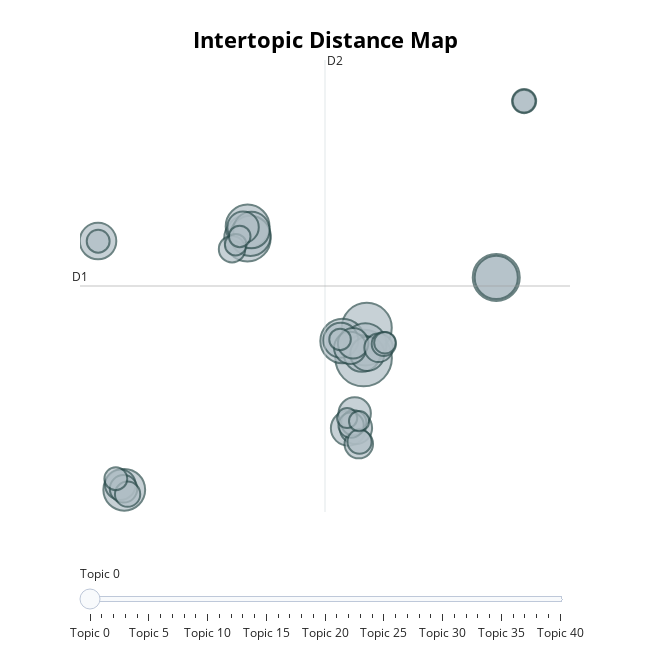

The code cell stored with this chart in its notebook:
### Code cell
model.visualize_topics(top_n_topics=50)

### Figure 1 — Plotly figure (JSON) as saved in the notebook; plotly's stock layout.template omitted (floating-point values rounded to 4 significant figures)
{"data": [{"customdata": [[0, "ty | trend | resistance | term | for", 55], [1, "journal | nance | nancial | psics | economics", 43], [2, "usteri | tables | subse | mtns | hts", 38], [3, "racer | ya | ep | learni | us", 37], [4, "st | et | vt | gt | dt", 34], [5, "intellence | nature | articial | li | gut", 33], [6, "subse | mtns | tables | hts | uster", 32], [7, "time | price | elori | assic | keltner", 31], [8, "tg | researcr | an | for | at", 30], [9, "is | yu | sha | rank | so", 28], [10, "eq | ki | ui | multiplayer | page", 23], [11, "trefore | consequently | occur | alice | ined", 23], [12, "du | lea | alla | torem | proof", 23], [13, "ft | gt | ws | dx | vt", 21], [14, "xl | el | pr | pl | rule", 21], [15, "only | mr | bonacci | oid | errors", 20], [16, "schools | implied | exa | for | fbe", 18], [17, "xt | ws | aelic | fs | xs", 18], [18, "ry | quantum | ptrow | psics | scar", 18], [19, "cancer | cell | lima | esophageal | prostate", 17], [20, "guet | sot | ppeso | da | rd", 16], [21, "ffn | yr | geometrical | fffn | pure", 16], [22, "var | bridge | winner | royal | society", 14], [23, "ti | xi | wi | tti | ft", 14], [24, "lta | cash | dollars | note | supply", 13], [25, "limo | corse | ice | society | royal", 12], [26, "mark | lipschitz | lp | seonent | assumptns", 11], [27, "chara | rca | bart | patria | ale", 11], [28, "problem | ansr | solut | iproblem | cars", 11], [29, "table | mt | consistent | mtn | quartz", 10], [30, "probabity | mea | variabity | placement | yj", 10], [31, "zi | si | bi | yi | vi", 10], [32, "eq | leymaka | pq | pad | aat", 9], [33, "table | hts | mt | usteri | years", 9], [34, "telecom | gaa | vivendi | euros | france", 9], [35, "tx | ts | te | rec | givrec", 8], [36, "corvee | kei | socorvee | ys | hou", 8], [37, "wins | loss | max | wimax | dowalma", 8], [38, "snature | terry | lns | arriva | maez", 8], [39, "ci | hj | mj | xj | lf", 7], [40, "vessel | tse | ke | after | ufor", 7]], "hovertemplate": "<b>Topic %{customdata[0]}</b><br>%{customdata[1]}<br>Size: %{customdata[2]}", "legendgroup": "", "marker": {"color": "#B0BEC5", "line": {"color": "DarkSlateGrey", "width": 2}, "size": [55, 43, 38, 37, 34, 33, 32, 31, 30, 28, 23, 23, 23, 21, 21, 20, 18, 18, 18, 17, 16, 16, 14, 14, 13, 12, 11, 11, 11, 10, 10, 10, 9, 9, 9, 8, 8, 8, 8, 7, 7], "sizemode": "area", "sizeref": 0.03438, "symbol": "circle"}, "mode": "markers", "name": "", "orientation": "v", "showlegend": false, "type": "scatter", "x": [8.881, 9.074, 16.98, 1.789, 7.596, 1.798, 16.98, 8.986, -5.733, 1.969, -7.335, 8.78, 2.031, 7.488, 7.951, 9.109, 8.412, 8.338, 8.065, 1.521, 8.242, -5.973, 9.798, 8.587, -5.777, 0.8484, 8.281, 8.118, -5.53, 18.68, 10.11, 8.631, -7.326, 18.68, -6.249, 7.443, 1.07, 10.18, 1.317, 7.878, 8.605], "xaxis": "x", "y": [0.7982, 2.207, 4.548, 6.37, 1.59, 6.919, 4.548, 1.436, -5.325, 6.483, 6.24, 1.009, 6.75, 1.626, -2.466, 0.9967, -2.45, -1.772, 1.274, 6.881, 1.489, -5.085, 1.276, -3.201, -5.281, 5.862, -2.21, -2.321, -5.528, 12.74, 1.456, -3.087, 6.231, 12.74, -4.809, 1.665, 6.071, 1.513, 6.454, -1.989, -2.133], "yaxis": "y"}], "layout": {"annotations": [{"showarrow": false, "text": "D1", "x": -8.435, "y": 4.15, "yshift": 10}, {"showarrow": false, "text": "D2", "x": 6.524, "xshift": 10, "y": 14.66}], "height": 650, "hoverlabel": {"bgcolor": "white", "font": {"family": "Rockwell", "size": 16}}, "legend": {"itemsizing": "constant", "tracegroupgap": 0}, "margin": {"t": 60}, "shapes": [{"line": {"color": "#CFD8DC", "width": 2}, "type": "line", "x0": 6.524, "x1": 6.524, "y0": -6.357, "y1": 14.66}, {"line": {"color": "#9E9E9E", "width": 2}, "type": "line", "x0": -8.435, "x1": 21.48, "y0": 4.15, "y1": 4.15}], "sliders": [{"active": 0, "pad": {"t": 50}, "steps": [{"args": [{"marker.color": [["red", "#B0BEC5", "#B0BEC5", "#B0BEC5", "#B0BEC5", "#B0BEC5", "#B0BEC5", "#B0BEC5", "#B0BEC5", "#B0BEC5", "#B0BEC5", "#B0BEC5", "#B0BEC5", "#B0BEC5", "#B0BEC5", "#B0BEC5", "#B0BEC5", "#B0BEC5", "#B0BEC5", "#B0BEC5", "#B0BEC5", "#B0BEC5", "#B0BEC5", "#B0BEC5", "#B0BEC5", "#B0BEC5", "#B0BEC5", "#B0BEC5", "#B0BEC5", "#B0BEC5", "#B0BEC5", "#B0BEC5", "#B0BEC5", "#B0BEC5", "#B0BEC5", "#B0BEC5", "#B0BEC5", "#B0BEC5", "#B0BEC5", "#B0BEC5", "#B0BEC5"]]}], "label": "Topic 0", "method": "update"}, {"args": [{"marker.color": [["#B0BEC5", "red", "#B0BEC5", "#B0BEC5", "#B0BEC5", "#B0BEC5", "#B0BEC5", "#B0BEC5", "#B0BEC5", "#B0BEC5", "#B0BEC5", "#B0BEC5", "#B0BEC5", "#B0BEC5", "#B0BEC5", "#B0BEC5", "#B0BEC5", "#B0BEC5", "#B0BEC5", "#B0BEC5", "#B0BEC5", "#B0BEC5", "#B0BEC5", "#B0BEC5", "#B0BEC5", "#B0BEC5", "#B0BEC5", "#B0BEC5", "#B0BEC5", "#B0BEC5", "#B0BEC5", "#B0BEC5", "#B0BEC5", "#B0BEC5", "#B0BEC5", "#B0BEC5", "#B0BEC5", "#B0BEC5", "#B0BEC5", "#B0BEC5", "#B0BEC5"]]}], "label": "Topic 1", "method": "update"}, {"args": [{"marker.color": [["#B0BEC5", "#B0BEC5", "red", "#B0BEC5", "#B0BEC5", "#B0BEC5", "#B0BEC5", "#B0BEC5", "#B0BEC5", "#B0BEC5", "#B0BEC5", "#B0BEC5", "#B0BEC5", "#B0BEC5", "#B0BEC5", "#B0BEC5", "#B0BEC5", "#B0BEC5", "#B0BEC5", "#B0BEC5", "#B0BEC5", "#B0BEC5", "#B0BEC5", "#B0BEC5", "#B0BEC5", "#B0BEC5", "#B0BEC5", "#B0BEC5", "#B0BEC5", "#B0BEC5", "#B0BEC5", "#B0BEC5", "#B0BEC5", "#B0BEC5", "#B0BEC5", "#B0BEC5", "#B0BEC5", "#B0BEC5", "#B0BEC5", "#B0BEC5", "#B0BEC5"]]}], "label": "Topic 2", "method": "update"}, {"args": [{"marker.color": [["#B0BEC5", "#B0BEC5", "#B0BEC5", "red", "#B0BEC5", "#B0BEC5", "#B0BEC5", "#B0BEC5", "#B0BEC5", "#B0BEC5", "#B0BEC5", "#B0BEC5", "#B0BEC5", "#B0BEC5", "#B0BEC5", "#B0BEC5", "#B0BEC5", "#B0BEC5", "#B0BEC5", "#B0BEC5", "#B0BEC5", "#B0BEC5", "#B0BEC5", "#B0BEC5", "#B0BEC5", "#B0BEC5", "#B0BEC5", "#B0BEC5", "#B0BEC5", "#B0BEC5", "#B0BEC5", "#B0BEC5", "#B0BEC5", "#B0BEC5", "#B0BEC5", "#B0BEC5", "#B0BEC5", "#B0BEC5", "#B0BEC5", "#B0BEC5", "#B0BEC5"]]}], "label": "Topic 3", "method": "update"}, {"args": [{"marker.color": [["#B0BEC5", "#B0BEC5", "#B0BEC5", "#B0BEC5", "red", "#B0BEC5", "#B0BEC5", "#B0BEC5", "#B0BEC5", "#B0BEC5", "#B0BEC5", "#B0BEC5", "#B0BEC5", "#B0BEC5", "#B0BEC5", "#B0BEC5", "#B0BEC5", "#B0BEC5", "#B0BEC5", "#B0BEC5", "#B0BEC5", "#B0BEC5", "#B0BEC5", "#B0BEC5", "#B0BEC5", "#B0BEC5", "#B0BEC5", "#B0BEC5", "#B0BEC5", "#B0BEC5", "#B0BEC5", "#B0BEC5", "#B0BEC5", "#B0BEC5", "#B0BEC5", "#B0BEC5", "#B0BEC5", "#B0BEC5", "#B0BEC5", "#B0BEC5", "#B0BEC5"]]}], "label": "Topic 4", "method": "update"}, {"args": [{"marker.color": [["#B0BEC5", "#B0BEC5", "#B0BEC5", "#B0BEC5", "#B0BEC5", "red", "#B0BEC5", "#B0BEC5", "#B0BEC5", "#B0BEC5", "#B0BEC5", "#B0BEC5", "#B0BEC5", "#B0BEC5", "#B0BEC5", "#B0BEC5", "#B0BEC5", "#B0BEC5", "#B0BEC5", "#B0BEC5", "#B0BEC5", "#B0BEC5", "#B0BEC5", "#B0BEC5", "#B0BEC5", "#B0BEC5", "#B0BEC5", "#B0BEC5", "#B0BEC5", "#B0BEC5", "#B0BEC5", "#B0BEC5", "#B0BEC5", "#B0BEC5", "#B0BEC5", "#B0BEC5", "#B0BEC5", "#B0BEC5", "#B0BEC5", "#B0BEC5", "#B0BEC5"]]}], "label": "Topic 5", "method": "update"}, {"args": [{"marker.color": [["#B0BEC5", "#B0BEC5", "#B0BEC5", "#B0BEC5", "#B0BEC5", "#B0BEC5", "red", "#B0BEC5", "#B0BEC5", "#B0BEC5", "#B0BEC5", "#B0BEC5", "#B0BEC5", "#B0BEC5", "#B0BEC5", "#B0BEC5", "#B0BEC5", "#B0BEC5", "#B0BEC5", "#B0BEC5", "#B0BEC5", "#B0BEC5", "#B0BEC5", "#B0BEC5", "#B0BEC5", "#B0BEC5", "#B0BEC5", "#B0BEC5", "#B0BEC5", "#B0BEC5", "#B0BEC5", "#B0BEC5", "#B0BEC5", "#B0BEC5", "#B0BEC5", "#B0BEC5", "#B0BEC5", "#B0BEC5", "#B0BEC5", "#B0BEC5", "#B0BEC5"]]}], "label": "Topic 6", "method": "update"}, {"args": [{"marker.color": [["#B0BEC5", "#B0BEC5", "#B0BEC5", "#B0BEC5", "#B0BEC5", "#B0BEC5", "#B0BEC5", "red", "#B0BEC5", "#B0BEC5", "#B0BEC5", "#B0BEC5", "#B0BEC5", "#B0BEC5", "#B0BEC5", "#B0BEC5", "#B0BEC5", "#B0BEC5", "#B0BEC5", "#B0BEC5", "#B0BEC5", "#B0BEC5", "#B0BEC5", "#B0BEC5", "#B0BEC5", "#B0BEC5", "#B0BEC5", "#B0BEC5", "#B0BEC5", "#B0BEC5", "#B0BEC5", "#B0BEC5", "#B0BEC5", "#B0BEC5", "#B0BEC5", "#B0BEC5", "#B0BEC5", "#B0BEC5", "#B0BEC5", "#B0BEC5", "#B0BEC5"]]}], "label": "Topic 7", "method": "update"}, {"args": [{"marker.color": [["#B0BEC5", "#B0BEC5", "#B0BEC5", "#B0BEC5", "#B0BEC5", "#B0BEC5", "#B0BEC5", "#B0BEC5", "red", "#B0BEC5", "#B0BEC5", "#B0BEC5", "#B0BEC5", "#B0BEC5", "#B0BEC5", "#B0BEC5", "#B0BEC5", "#B0BEC5", "#B0BEC5", "#B0BEC5", "#B0BEC5", "#B0BEC5", "#B0BEC5", "#B0BEC5", "#B0BEC5", "#B0BEC5", "#B0BEC5", "#B0BEC5", "#B0BEC5", "#B0BEC5", "#B0BEC5", "#B0BEC5", "#B0BEC5", "#B0BEC5", "#B0BEC5", "#B0BEC5", "#B0BEC5", "#B0BEC5", "#B0BEC5", "#B0BEC5", "#B0BEC5"]]}], "label": "Topic 8", "method": "update"}, {"args": [{"marker.color": [["#B0BEC5", "#B0BEC5", "#B0BEC5", "#B0BEC5", "#B0BEC5", "#B0BEC5", "#B0BEC5", "#B0BEC5", "#B0BEC5", "red", "#B0BEC5", "#B0BEC5", "#B0BEC5", "#B0BEC5", "#B0BEC5", "#B0BEC5", "#B0BEC5", "#B0BEC5", "#B0BEC5", "#B0BEC5", "#B0BEC5", "#B0BEC5", "#B0BEC5", "#B0BEC5", "#B0BEC5", "#B0BEC5", "#B0BEC5", "#B0BEC5", "#B0BEC5", "#B0BEC5", "#B0BEC5", "#B0BEC5", "#B0BEC5", "#B0BEC5", "#B0BEC5", "#B0BEC5", "#B0BEC5", "#B0BEC5", "#B0BEC5", "#B0BEC5", "#B0BEC5"]]}], "label": "Topic 9", "method": "update"}, {"args": [{"marker.color": [["#B0BEC5", "#B0BEC5", "#B0BEC5", "#B0BEC5", "#B0BEC5", "#B0BEC5", "#B0BEC5", "#B0BEC5", "#B0BEC5", "#B0BEC5", "red", "#B0BEC5", "#B0BEC5", "#B0BEC5", "#B0BEC5", "#B0BEC5", "#B0BEC5", "#B0BEC5", "#B0BEC5", "#B0BEC5", "#B0BEC5", "#B0BEC5", "#B0BEC5", "#B0BEC5", "#B0BEC5", "#B0BEC5", "#B0BEC5", "#B0BEC5", "#B0BEC5", "#B0BEC5", "#B0BEC5", "#B0BEC5", "#B0BEC5", "#B0BEC5", "#B0BEC5", "#B0BEC5", "#B0BEC5", "#B0BEC5", "#B0BEC5", "#B0BEC5", "#B0BEC5"]]}], "label": "Topic 10", "method": "update"}, {"args": [{"marker.color": [["#B0BEC5", "#B0BEC5", "#B0BEC5", "#B0BEC5", "#B0BEC5", "#B0BEC5", "#B0BEC5", "#B0BEC5", "#B0BEC5", "#B0BEC5", "#B0BEC5", "red", "#B0BEC5", "#B0BEC5", "#B0BEC5", "#B0BEC5", "#B0BEC5", "#B0BEC5", "#B0BEC5", "#B0BEC5", "#B0BEC5", "#B0BEC5", "#B0BEC5", "#B0BEC5", "#B0BEC5", "#B0BEC5", "#B0BEC5", "#B0BEC5", "#B0BEC5", "#B0BEC5", "#B0BEC5", "#B0BEC5", "#B0BEC5", "#B0BEC5", "#B0BEC5", "#B0BEC5", "#B0BEC5", "#B0BEC5", "#B0BEC5", "#B0BEC5", "#B0BEC5"]]}], "label": "Topic 11", "method": "update"}, {"args": [{"marker.color": [["#B0BEC5", "#B0BEC5", "#B0BEC5", "#B0BEC5", "#B0BEC5", "#B0BEC5", "#B0BEC5", "#B0BEC5", "#B0BEC5", "#B0BEC5", "#B0BEC5", "#B0BEC5", "red", "#B0BEC5", "#B0BEC5", "#B0BEC5", "#B0BEC5", "#B0BEC5", "#B0BEC5", "#B0BEC5", "#B0BEC5", "#B0BEC5", "#B0BEC5", "#B0BEC5", "#B0BEC5", "#B0BEC5", "#B0BEC5", "#B0BEC5", "#B0BEC5", "#B0BEC5", "#B0BEC5", "#B0BEC5", "#B0BEC5", "#B0BEC5", "#B0BEC5", "#B0BEC5", "#B0BEC5", "#B0BEC5", "#B0BEC5", "#B0BEC5", "#B0BEC5"]]}], "label": "Topic 12", "method": "update"}, {"args": [{"marker.color": [["#B0BEC5", "#B0BEC5", "#B0BEC5", "#B0BEC5", "#B0BEC5", "#B0BEC5", "#B0BEC5", "#B0BEC5", "#B0BEC5", "#B0BEC5", "#B0BEC5", "#B0BEC5", "#B0BEC5", "red", "#B0BEC5", "#B0BEC5", "#B0BEC5", "#B0BEC5", "#B0BEC5", "#B0BEC5", "#B0BEC5", "#B0BEC5", "#B0BEC5", "#B0BEC5", "#B0BEC5", "#B0BEC5", "#B0BEC5", "#B0BEC5", "#B0BEC5", "#B0BEC5", "#B0BEC5", "#B0BEC5", "#B0BEC5", "#B0BEC5", "#B0BEC5", "#B0BEC5", "#B0BEC5", "#B0BEC5", "#B0BEC5", "#B0BEC5", "#B0BEC5"]]}], "label": "Topic 13", "method": "update"}, {"args": [{"marker.color": [["#B0BEC5", "#B0BEC5", "#B0BEC5", "#B0BEC5", "#B0BEC5", "#B0BEC5", "#B0BEC5", "#B0BEC5", "#B0BEC5", "#B0BEC5", "#B0BEC5", "#B0BEC5", "#B0BEC5", "#B0BEC5", "red", "#B0BEC5", "#B0BEC5", "#B0BEC5", "#B0BEC5", "#B0BEC5", "#B0BEC5", "#B0BEC5", "#B0BEC5", "#B0BEC5", "#B0BEC5", "#B0BEC5", "#B0BEC5", "#B0BEC5", "#B0BEC5", "#B0BEC5", "#B0BEC5", "#B0BEC5", "#B0BEC5", "#B0BEC5", "#B0BEC5", "#B0BEC5", "#B0BEC5", "#B0BEC5", "#B0BEC5", "#B0BEC5", "#B0BEC5"]]}], "label": "Topic 14", "method": "update"}, {"args": [{"marker.color": [["#B0BEC5", "#B0BEC5", "#B0BEC5", "#B0BEC5", "#B0BEC5", "#B0BEC5", "#B0BEC5", "#B0BEC5", "#B0BEC5", "#B0BEC5", "#B0BEC5", "#B0BEC5", "#B0BEC5", "#B0BEC5", "#B0BEC5", "red", "#B0BEC5", "#B0BEC5", "#B0BEC5", "#B0BEC5", "#B0BEC5", "#B0BEC5", "#B0BEC5", "#B0BEC5", "#B0BEC5", "#B0BEC5", "#B0BEC5", "#B0BEC5", "#B0BEC5", "#B0BEC5", "#B0BEC5", "#B0BEC5", "#B0BEC5", "#B0BEC5", "#B0BEC5", "#B0BEC5", "#B0BEC5", "#B0BEC5", "#B0BEC5", "#B0BEC5", "#B0BEC5"]]}], "label": "Topic 15", "method": "update"}, {"args": [{"marker.color": [["#B0BEC5", "#B0BEC5", "#B0BEC5", "#B0BEC5", "#B0BEC5", "#B0BEC5", "#B0BEC5", "#B0BEC5", "#B0BEC5", "#B0BEC5", "#B0BEC5", "#B0BEC5", "#B0BEC5", "#B0BEC5", "#B0BEC5", "#B0BEC5", "red", "#B0BEC5", "#B0BEC5", "#B0BEC5", "#B0BEC5", "#B0BEC5", "#B0BEC5", "#B0BEC5", "#B0BEC5", "#B0BEC5", "#B0BEC5", "#B0BEC5", "#B0BEC5", "#B0BEC5", "#B0BEC5", "#B0BEC5", "#B0BEC5", "#B0BEC5", "#B0BEC5", "#B0BEC5", "#B0BEC5", "#B0BEC5", "#B0BEC5", "#B0BEC5", "#B0BEC5"]]}], "label": "Topic 16", "method": "update"}, {"args": [{"marker.color": [["#B0BEC5", "#B0BEC5", "#B0BEC5", "#B0BEC5", "#B0BEC5", "#B0BEC5", "#B0BEC5", "#B0BEC5", "#B0BEC5", "#B0BEC5", "#B0BEC5", "#B0BEC5", "#B0BEC5", "#B0BEC5", "#B0BEC5", "#B0BEC5", "#B0BEC5", "red", "#B0BEC5", "#B0BEC5", "#B0BEC5", "#B0BEC5", "#B0BEC5", "#B0BEC5", "#B0BEC5", "#B0BEC5", "#B0BEC5", "#B0BEC5", "#B0BEC5", "#B0BEC5", "#B0BEC5", "#B0BEC5", "#B0BEC5", "#B0BEC5", "#B0BEC5", "#B0BEC5", "#B0BEC5", "#B0BEC5", "#B0BEC5", "#B0BEC5", "#B0BEC5"]]}], "label": "Topic 17", "method": "update"}, {"args": [{"marker.color": [["#B0BEC5", "#B0BEC5", "#B0BEC5", "#B0BEC5", "#B0BEC5", "#B0BEC5", "#B0BEC5", "#B0BEC5", "#B0BEC5", "#B0BEC5", "#B0BEC5", "#B0BEC5", "#B0BEC5", "#B0BEC5", "#B0BEC5", "#B0BEC5", "#B0BEC5", "#B0BEC5", "red", "#B0BEC5", "#B0BEC5", "#B0BEC5", "#B0BEC5", "#B0BEC5", "#B0BEC5", "#B0BEC5", "#B0BEC5", "#B0BEC5", "#B0BEC5", "#B0BEC5", "#B0BEC5", "#B0BEC5", "#B0BEC5", "#B0BEC5", "#B0BEC5", "#B0BEC5", "#B0BEC5", "#B0BEC5", "#B0BEC5", "#B0BEC5", "#B0BEC5"]]}], "label": "Topic 18", "method": "update"}, {"args": [{"marker.color": [["#B0BEC5", "#B0BEC5", "#B0BEC5", "#B0BEC5", "#B0BEC5", "#B0BEC5", "#B0BEC5", "#B0BEC5", "#B0BEC5", "#B0BEC5", "#B0BEC5", "#B0BEC5", "#B0BEC5", "#B0BEC5", "#B0BEC5", "#B0BEC5", "#B0BEC5", "#B0BEC5", "#B0BEC5", "red", "#B0BEC5", "#B0BEC5", "#B0BEC5", "#B0BEC5", "#B0BEC5", "#B0BEC5", "#B0BEC5", "#B0BEC5", "#B0BEC5", "#B0BEC5", "#B0BEC5", "#B0BEC5", "#B0BEC5", "#B0BEC5", "#B0BEC5", "#B0BEC5", "#B0BEC5", "#B0BEC5", "#B0BEC5", "#B0BEC5", "#B0BEC5"]]}], "label": "Topic 19", "method": "update"}, {"args": [{"marker.color": [["#B0BEC5", "#B0BEC5", "#B0BEC5", "#B0BEC5", "#B0BEC5", "#B0BEC5", "#B0BEC5", "#B0BEC5", "#B0BEC5", "#B0BEC5", "#B0BEC5", "#B0BEC5", "#B0BEC5", "#B0BEC5", "#B0BEC5", "#B0BEC5", "#B0BEC5", "#B0BEC5", "#B0BEC5", "#B0BEC5", "red", "#B0BEC5", "#B0BEC5", "#B0BEC5", "#B0BEC5", "#B0BEC5", "#B0BEC5", "#B0BEC5", "#B0BEC5", "#B0BEC5", "#B0BEC5", "#B0BEC5", "#B0BEC5", "#B0BEC5", "#B0BEC5", "#B0BEC5", "#B0BEC5", "#B0BEC5", "#B0BEC5", "#B0BEC5", "#B0BEC5"]]}], "label": "Topic 20", "method": "update"}, {"args": [{"marker.color": [["#B0BEC5", "#B0BEC5", "#B0BEC5", "#B0BEC5", "#B0BEC5", "#B0BEC5", "#B0BEC5", "#B0BEC5", "#B0BEC5", "#B0BEC5", "#B0BEC5", "#B0BEC5", "#B0BEC5", "#B0BEC5", "#B0BEC5", "#B0BEC5", "#B0BEC5", "#B0BEC5", "#B0BEC5", "#B0BEC5", "#B0BEC5", "red", "#B0BEC5", "#B0BEC5", "#B0BEC5", "#B0BEC5", "#B0BEC5", "#B0BEC5", "#B0BEC5", "#B0BEC5", "#B0BEC5", "#B0BEC5", "#B0BEC5", "#B0BEC5", "#B0BEC5", "#B0BEC5", "#B0BEC5", "#B0BEC5", "#B0BEC5", "#B0BEC5", "#B0BEC5"]]}], "label": "Topic 21", "method": "update"}, {"args": [{"marker.color": [["#B0BEC5", "#B0BEC5", "#B0BEC5", "#B0BEC5", "#B0BEC5", "#B0BEC5", "#B0BEC5", "#B0BEC5", "#B0BEC5", "#B0BEC5", "#B0BEC5", "#B0BEC5", "#B0BEC5", "#B0BEC5", "#B0BEC5", "#B0BEC5", "#B0BEC5", "#B0BEC5", "#B0BEC5", "#B0BEC5", "#B0BEC5", "#B0BEC5", "red", "#B0BEC5", "#B0BEC5", "#B0BEC5", "#B0BEC5", "#B0BEC5", "#B0BEC5", "#B0BEC5", "#B0BEC5", "#B0BEC5", "#B0BEC5", "#B0BEC5", "#B0BEC5", "#B0BEC5", "#B0BEC5", "#B0BEC5", "#B0BEC5", "#B0BEC5", "#B0BEC5"]]}], "label": "Topic 22", "method": "update"}, {"args": [{"marker.color": [["#B0BEC5", "#B0BEC5", "#B0BEC5", "#B0BEC5", "#B0BEC5", "#B0BEC5", "#B0BEC5", "#B0BEC5", "#B0BEC5", "#B0BEC5", "#B0BEC5", "#B0BEC5", "#B0BEC5", "#B0BEC5", "#B0BEC5", "#B0BEC5", "#B0BEC5", "#B0BEC5", "#B0BEC5", "#B0BEC5", "#B0BEC5", "#B0BEC5", "#B0BEC5", "red", "#B0BEC5", "#B0BEC5", "#B0BEC5", "#B0BEC5", "#B0BEC5", "#B0BEC5", "#B0BEC5", "#B0BEC5", "#B0BEC5", "#B0BEC5", "#B0BEC5", "#B0BEC5", "#B0BEC5", "#B0BEC5", "#B0BEC5", "#B0BEC5", "#B0BEC5"]]}], "label": "Topic 23", "method": "update"}, {"args": [{"marker.color": [["#B0BEC5", "#B0BEC5", "#B0BEC5", "#B0BEC5", "#B0BEC5", "#B0BEC5", "#B0BEC5", "#B0BEC5", "#B0BEC5", "#B0BEC5", "#B0BEC5", "#B0BEC5", "#B0BEC5", "#B0BEC5", "#B0BEC5", "#B0BEC5", "#B0BEC5", "#B0BEC5", "#B0BEC5", "#B0BEC5", "#B0BEC5", "#B0BEC5", "#B0BEC5", "#B0BEC5", "red", "#B0BEC5", "#B0BEC5", "#B0BEC5", "#B0BEC5", "#B0BEC5", "#B0BEC5", "#B0BEC5", "#B0BEC5", "#B0BEC5", "#B0BEC5", "#B0BEC5", "#B0BEC5", "#B0BEC5", "#B0BEC5", "#B0BEC5", "#B0BEC5"]]}], "label": "Topic 24", "method": "update"}, {"args": [{"marker.color": [["#B0BEC5", "#B0BEC5", "#B0BEC5", "#B0BEC5", "#B0BEC5", "#B0BEC5", "#B0BEC5", "#B0BEC5", "#B0BEC5", "#B0BEC5", "#B0BEC5", "#B0BEC5", "#B0BEC5", "#B0BEC5", "#B0BEC5", "#B0BEC5", "#B0BEC5", "#B0BEC5", "#B0BEC5", "#B0BEC5", "#B0BEC5", "#B0BEC5", "#B0BEC5", "#B0BEC5", "#B0BEC5", "red", "#B0BEC5", "#B0BEC5", "#B0BEC5", "#B0BEC5", "#B0BEC5", "#B0BEC5", "#B0BEC5", "#B0BEC5", "#B0BEC5", "#B0BEC5", "#B0BEC5", "#B0BEC5", "#B0BEC5", "#B0BEC5", "#B0BEC5"]]}], "label": "Topic 25", "method": "update"}, {"args": [{"marker.color": [["#B0BEC5", "#B0BEC5", "#B0BEC5", "#B0BEC5", "#B0BEC5", "#B0BEC5", "#B0BEC5", "#B0BEC5", "#B0BEC5", "#B0BEC5", "#B0BEC5", "#B0BEC5", "#B0BEC5", "#B0BEC5", "#B0BEC5", "#B0BEC5", "#B0BEC5", "#B0BEC5", "#B0BEC5", "#B0BEC5", "#B0BEC5", "#B0BEC5", "#B0BEC5", "#B0BEC5", "#B0BEC5", "#B0BEC5", "red", "#B0BEC5", "#B0BEC5", "#B0BEC5", "#B0BEC5", "#B0BEC5", "#B0BEC5", "#B0BEC5", "#B0BEC5", "#B0BEC5", "#B0BEC5", "#B0BEC5", "#B0BEC5", "#B0BEC5", "#B0BEC5"]]}], "label": "Topic 26", "method": "update"}, {"args": [{"marker.color": [["#B0BEC5", "#B0BEC5", "#B0BEC5", "#B0BEC5", "#B0BEC5", "#B0BEC5", "#B0BEC5", "#B0BEC5", "#B0BEC5", "#B0BEC5", "#B0BEC5", "#B0BEC5", "#B0BEC5", "#B0BEC5", "#B0BEC5", "#B0BEC5", "#B0BEC5", "#B0BEC5", "#B0BEC5", "#B0BEC5", "#B0BEC5", "#B0BEC5", "#B0BEC5", "#B0BEC5", "#B0BEC5", "#B0BEC5", "#B0BEC5", "red", "#B0BEC5", "#B0BEC5", "#B0BEC5", "#B0BEC5", "#B0BEC5", "#B0BEC5", "#B0BEC5", "#B0BEC5", "#B0BEC5", "#B0BEC5", "#B0BEC5", "#B0BEC5", "#B0BEC5"]]}], "label": "Topic 27", "method": "update"}, {"args": [{"marker.color": [["#B0BEC5", "#B0BEC5", "#B0BEC5", "#B0BEC5", "#B0BEC5", "#B0BEC5", "#B0BEC5", "#B0BEC5", "#B0BEC5", "#B0BEC5", "#B0BEC5", "#B0BEC5", "#B0BEC5", "#B0BEC5", "#B0BEC5", "#B0BEC5", "#B0BEC5", "#B0BEC5", "#B0BEC5", "#B0BEC5", "#B0BEC5", "#B0BEC5", "#B0BEC5", "#B0BEC5", "#B0BEC5", "#B0BEC5", "#B0BEC5", "#B0BEC5", "red", "#B0BEC5", "#B0BEC5", "#B0BEC5", "#B0BEC5", "#B0BEC5", "#B0BEC5", "#B0BEC5", "#B0BEC5", "#B0BEC5", "#B0BEC5", "#B0BEC5", "#B0BEC5"]]}], "label": "Topic 28", "method": "update"}, {"args": [{"marker.color": [["#B0BEC5", "#B0BEC5", "#B0BEC5", "#B0BEC5", "#B0BEC5", "#B0BEC5", "#B0BEC5", "#B0BEC5", "#B0BEC5", "#B0BEC5", "#B0BEC5", "#B0BEC5", "#B0BEC5", "#B0BEC5", "#B0BEC5", "#B0BEC5", "#B0BEC5", "#B0BEC5", "#B0BEC5", "#B0BEC5", "#B0BEC5", "#B0BEC5", "#B0BEC5", "#B0BEC5", "#B0BEC5", "#B0BEC5", "#B0BEC5", "#B0BEC5", "#B0BEC5", "red", "#B0BEC5", "#B0BEC5", "#B0BEC5", "#B0BEC5", "#B0BEC5", "#B0BEC5", "#B0BEC5", "#B0BEC5", "#B0BEC5", "#B0BEC5", "#B0BEC5"]]}], "label": "Topic 29", "method": "update"}, {"args": [{"marker.color": [["#B0BEC5", "#B0BEC5", "#B0BEC5", "#B0BEC5", "#B0BEC5", "#B0BEC5", "#B0BEC5", "#B0BEC5", "#B0BEC5", "#B0BEC5", "#B0BEC5", "#B0BEC5", "#B0BEC5", "#B0BEC5", "#B0BEC5", "#B0BEC5", "#B0BEC5", "#B0BEC5", "#B0BEC5", "#B0BEC5", "#B0BEC5", "#B0BEC5", "#B0BEC5", "#B0BEC5", "#B0BEC5", "#B0BEC5", "#B0BEC5", "#B0BEC5", "#B0BEC5", "#B0BEC5", "red", "#B0BEC5", "#B0BEC5", "#B0BEC5", "#B0BEC5", "#B0BEC5", "#B0BEC5", "#B0BEC5", "#B0BEC5", "#B0BEC5", "#B0BEC5"]]}], "label": "Topic 30", "method": "update"}, {"args": [{"marker.color": [["#B0BEC5", "#B0BEC5", "#B0BEC5", "#B0BEC5", "#B0BEC5", "#B0BEC5", "#B0BEC5", "#B0BEC5", "#B0BEC5", "#B0BEC5", "#B0BEC5", "#B0BEC5", "#B0BEC5", "#B0BEC5", "#B0BEC5", "#B0BEC5", "#B0BEC5", "#B0BEC5", "#B0BEC5", "#B0BEC5", "#B0BEC5", "#B0BEC5", "#B0BEC5", "#B0BEC5", "#B0BEC5", "#B0BEC5", "#B0BEC5", "#B0BEC5", "#B0BEC5", "#B0BEC5", "#B0BEC5", "red", "#B0BEC5", "#B0BEC5", "#B0BEC5", "#B0BEC5", "#B0BEC5", "#B0BEC5", "#B0BEC5", "#B0BEC5", "#B0BEC5"]]}], "label": "Topic 31", "method": "update"}, {"args": [{"marker.color": [["#B0BEC5", "#B0BEC5", "#B0BEC5", "#B0BEC5", "#B0BEC5", "#B0BEC5", "#B0BEC5", "#B0BEC5", "#B0BEC5", "#B0BEC5", "#B0BEC5", "#B0BEC5", "#B0BEC5", "#B0BEC5", "#B0BEC5", "#B0BEC5", "#B0BEC5", "#B0BEC5", "#B0BEC5", "#B0BEC5", "#B0BEC5", "#B0BEC5", "#B0BEC5", "#B0BEC5", "#B0BEC5", "#B0BEC5", "#B0BEC5", "#B0BEC5", "#B0BEC5", "#B0BEC5", "#B0BEC5", "#B0BEC5", "red", "#B0BEC5", "#B0BEC5", "#B0BEC5", "#B0BEC5", "#B0BEC5", "#B0BEC5", "#B0BEC5", "#B0BEC5"]]}], "label": "Topic 32", "method": "update"}, {"args": [{"marker.color": [["#B0BEC5", "#B0BEC5", "#B0BEC5", "#B0BEC5", "#B0BEC5", "#B0BEC5", "#B0BEC5", "#B0BEC5", "#B0BEC5", "#B0BEC5", "#B0BEC5", "#B0BEC5", "#B0BEC5", "#B0BEC5", "#B0BEC5", "#B0BEC5", "#B0BEC5", "#B0BEC5", "#B0BEC5", "#B0BEC5", "#B0BEC5", "#B0BEC5", "#B0BEC5", "#B0BEC5", "#B0BEC5", "#B0BEC5", "#B0BEC5", "#B0BEC5", "#B0BEC5", "#B0BEC5", "#B0BEC5", "#B0BEC5", "#B0BEC5", "red", "#B0BEC5", "#B0BEC5", "#B0BEC5", "#B0BEC5", "#B0BEC5", "#B0BEC5", "#B0BEC5"]]}], "label": "Topic 33", "method": "update"}, {"args": [{"marker.color": [["#B0BEC5", "#B0BEC5", "#B0BEC5", "#B0BEC5", "#B0BEC5", "#B0BEC5", "#B0BEC5", "#B0BEC5", "#B0BEC5", "#B0BEC5", "#B0BEC5", "#B0BEC5", "#B0BEC5", "#B0BEC5", "#B0BEC5", "#B0BEC5", "#B0BEC5", "#B0BEC5", "#B0BEC5", "#B0BEC5", "#B0BEC5", "#B0BEC5", "#B0BEC5", "#B0BEC5", "#B0BEC5", "#B0BEC5", "#B0BEC5", "#B0BEC5", "#B0BEC5", "#B0BEC5", "#B0BEC5", "#B0BEC5", "#B0BEC5", "#B0BEC5", "red", "#B0BEC5", "#B0BEC5", "#B0BEC5", "#B0BEC5", "#B0BEC5", "#B0BEC5"]]}], "label": "Topic 34", "method": "update"}, {"args": [{"marker.color": [["#B0BEC5", "#B0BEC5", "#B0BEC5", "#B0BEC5", "#B0BEC5", "#B0BEC5", "#B0BEC5", "#B0BEC5", "#B0BEC5", "#B0BEC5", "#B0BEC5", "#B0BEC5", "#B0BEC5", "#B0BEC5", "#B0BEC5", "#B0BEC5", "#B0BEC5", "#B0BEC5", "#B0BEC5", "#B0BEC5", "#B0BEC5", "#B0BEC5", "#B0BEC5", "#B0BEC5", "#B0BEC5", "#B0BEC5", "#B0BEC5", "#B0BEC5", "#B0BEC5", "#B0BEC5", "#B0BEC5", "#B0BEC5", "#B0BEC5", "#B0BEC5", "#B0BEC5", "red", "#B0BEC5", "#B0BEC5", "#B0BEC5", "#B0BEC5", "#B0BEC5"]]}], "label": "Topic 35", "method": "update"}, {"args": [{"marker.color": [["#B0BEC5", "#B0BEC5", "#B0BEC5", "#B0BEC5", "#B0BEC5", "#B0BEC5", "#B0BEC5", "#B0BEC5", "#B0BEC5", "#B0BEC5", "#B0BEC5", "#B0BEC5", "#B0BEC5", "#B0BEC5", "#B0BEC5", "#B0BEC5", "#B0BEC5", "#B0BEC5", "#B0BEC5", "#B0BEC5", "#B0BEC5", "#B0BEC5", "#B0BEC5", "#B0BEC5", "#B0BEC5", "#B0BEC5", "#B0BEC5", "#B0BEC5", "#B0BEC5", "#B0BEC5", "#B0BEC5", "#B0BEC5", "#B0BEC5", "#B0BEC5", "#B0BEC5", "#B0BEC5", "red", "#B0BEC5", "#B0BEC5", "#B0BEC5", "#B0BEC5"]]}], "label": "Topic 36", "method": "update"}, {"args": [{"marker.color": [["#B0BEC5", "#B0BEC5", "#B0BEC5", "#B0BEC5", "#B0BEC5", "#B0BEC5", "#B0BEC5", "#B0BEC5", "#B0BEC5", "#B0BEC5", "#B0BEC5", "#B0BEC5", "#B0BEC5", "#B0BEC5", "#B0BEC5", "#B0BEC5", "#B0BEC5", "#B0BEC5", "#B0BEC5", "#B0BEC5", "#B0BEC5", "#B0BEC5", "#B0BEC5", "#B0BEC5", "#B0BEC5", "#B0BEC5", "#B0BEC5", "#B0BEC5", "#B0BEC5", "#B0BEC5", "#B0BEC5", "#B0BEC5", "#B0BEC5", "#B0BEC5", "#B0BEC5", "#B0BEC5", "#B0BEC5", "red", "#B0BEC5", "#B0BEC5", "#B0BEC5"]]}], "label": "Topic 37", "method": "update"}, {"args": [{"marker.color": [["#B0BEC5", "#B0BEC5", "#B0BEC5", "#B0BEC5", "#B0BEC5", "#B0BEC5", "#B0BEC5", "#B0BEC5", "#B0BEC5", "#B0BEC5", "#B0BEC5", "#B0BEC5", "#B0BEC5", "#B0BEC5", "#B0BEC5", "#B0BEC5", "#B0BEC5", "#B0BEC5", "#B0BEC5", "#B0BEC5", "#B0BEC5", "#B0BEC5", "#B0BEC5", "#B0BEC5", "#B0BEC5", "#B0BEC5", "#B0BEC5", "#B0BEC5", "#B0BEC5", "#B0BEC5", "#B0BEC5", "#B0BEC5", "#B0BEC5", "#B0BEC5", "#B0BEC5", "#B0BEC5", "#B0BEC5", "#B0BEC5", "red", "#B0BEC5", "#B0BEC5"]]}], "label": "Topic 38", "method": "update"}, {"args": [{"marker.color": [["#B0BEC5", "#B0BEC5", "#B0BEC5", "#B0BEC5", "#B0BEC5", "#B0BEC5", "#B0BEC5", "#B0BEC5", "#B0BEC5", "#B0BEC5", "#B0BEC5", "#B0BEC5", "#B0BEC5", "#B0BEC5", "#B0BEC5", "#B0BEC5", "#B0BEC5", "#B0BEC5", "#B0BEC5", "#B0BEC5", "#B0BEC5", "#B0BEC5", "#B0BEC5", "#B0BEC5", "#B0BEC5", "#B0BEC5", "#B0BEC5", "#B0BEC5", "#B0BEC5", "#B0BEC5", "#B0BEC5", "#B0BEC5", "#B0BEC5", "#B0BEC5", "#B0BEC5", "#B0BEC5", "#B0BEC5", "#B0BEC5", "#B0BEC5", "red", "#B0BEC5"]]}], "label": "Topic 39", "method": "update"}, {"args": [{"marker.color": [["#B0BEC5", "#B0BEC5", "#B0BEC5", "#B0BEC5", "#B0BEC5", "#B0BEC5", "#B0BEC5", "#B0BEC5", "#B0BEC5", "#B0BEC5", "#B0BEC5", "#B0BEC5", "#B0BEC5", "#B0BEC5", "#B0BEC5", "#B0BEC5", "#B0BEC5", "#B0BEC5", "#B0BEC5", "#B0BEC5", "#B0BEC5", "#B0BEC5", "#B0BEC5", "#B0BEC5", "#B0BEC5", "#B0BEC5", "#B0BEC5", "#B0BEC5", "#B0BEC5", "#B0BEC5", "#B0BEC5", "#B0BEC5", "#B0BEC5", "#B0BEC5", "#B0BEC5", "#B0BEC5", "#B0BEC5", "#B0BEC5", "#B0BEC5", "#B0BEC5", "red"]]}], "label": "Topic 40", "method": "update"}]}], "title": {"font": {"color": "Black", "size": 22}, "text": "<b>Intertopic Distance Map</b>", "x": 0.5, "xanchor": "center", "y": 0.95, "yanchor": "top"}, "width": 650, "xaxis": {"anchor": "y", "domain": [0, 1], "range": [-8.435, 21.48], "title": {"text": ""}, "visible": false}, "yaxis": {"anchor": "x", "domain": [0, 1], "range": [-6.357, 14.66], "title": {"text": ""}, "visible": false}}}
